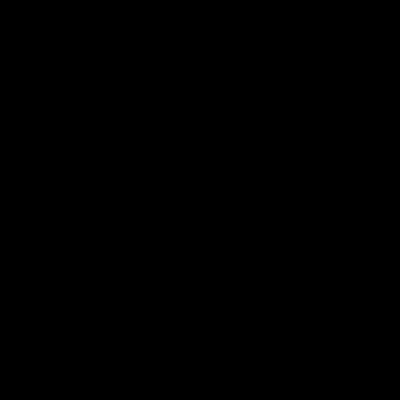
Frame 1 (no input)
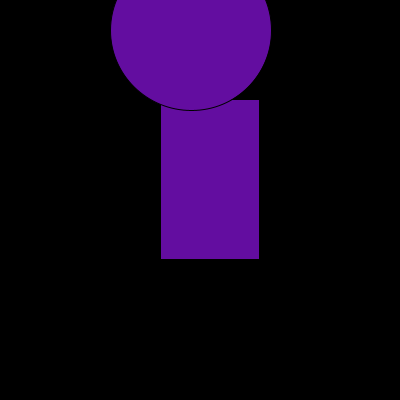
Frame 60 (the mouse pressed at the canvas centre just before this capture)
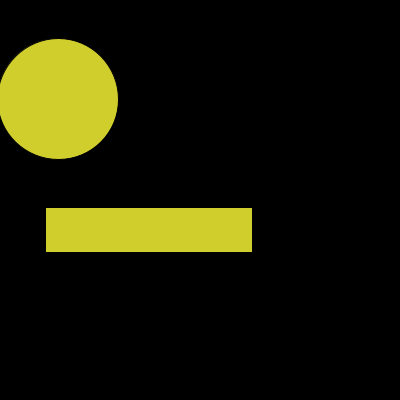
Frame 120 (the mouse held since frame 60 and released just before this capture)

The Processing sketch that drew these frames (run headless with seeded random() and noise(); from frame 60 on, the mouse is pressed at the canvas centre):

// Processing sketch: loops_xander
// ── loops_xander.pde
// Sketch by Xander 18/10/2024
// 

int r=0;
int g=0;
int b=0;

void setup() {
  size(400, 400);
}

void draw() {
  background(0);
  color c = color(r,g,b);
  fill(c);
  rect(b,r,r,b);
  r = int(random(0,255));
  g = int(random(0,255));
  b = int(random(0,255));
 
  if(b != 50) {circle(r, g, b);}

}


/*
Here it is for p5js
Check it out....
https://editor.p5js.org/

let r = 0;
let g = 0;
let b = 0;


function setup() {
  createCanvas(400, 400);
}

function draw() {
  //background(0);
  let c = color(r,g,b);
  fill(c);
  rect(b,r,r,b);
  r = int(random(0,255));
  g = int(random(0,255));
  b = int(random(0,255));
 
  if(b != 50) {circle(r, g, b);}
}

*/
